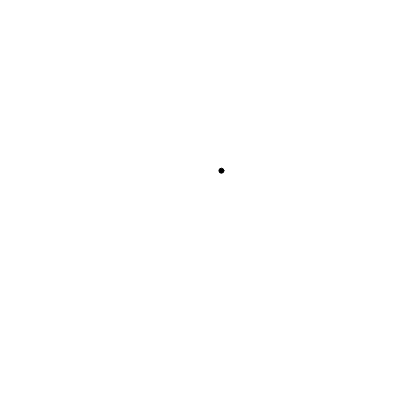
Frame 1 (no input)
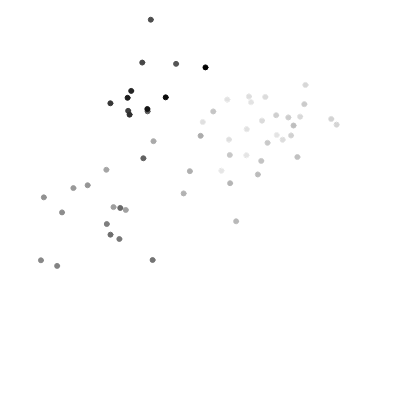
Frame 60 (no input)
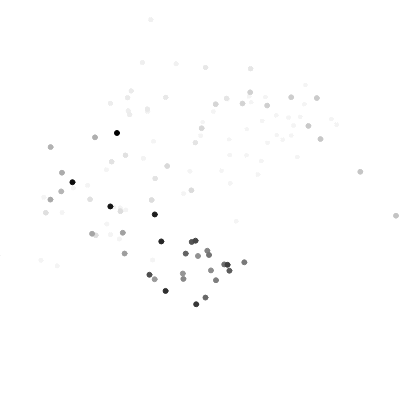
Frame 120 (the mouse pressed at the canvas centre since frame 60)

The p5.js sketch that drew these frames (run headless with seeded random() and noise() and a simulated clock; from frame 60 on, the mouse is pressed at the canvas centre):

// p5.js sketch
// ── sketch.js
let x0, y0;
let step;

  function setup() {
    createCanvas(400, 400);
    x0 = width / 2;
    y0 = height / 2;
    step = 50;
    fill(0);
  }

function draw() {
  background(255,10);
  let x = random(-step, +step);
  let y = random(-step, +step);

  x0 += x;
  y0 += y;
  ellipse(x0, y0, 5, 5);

  x0 = abs(x0%width);
  y0 = abs(y0%height);

}
